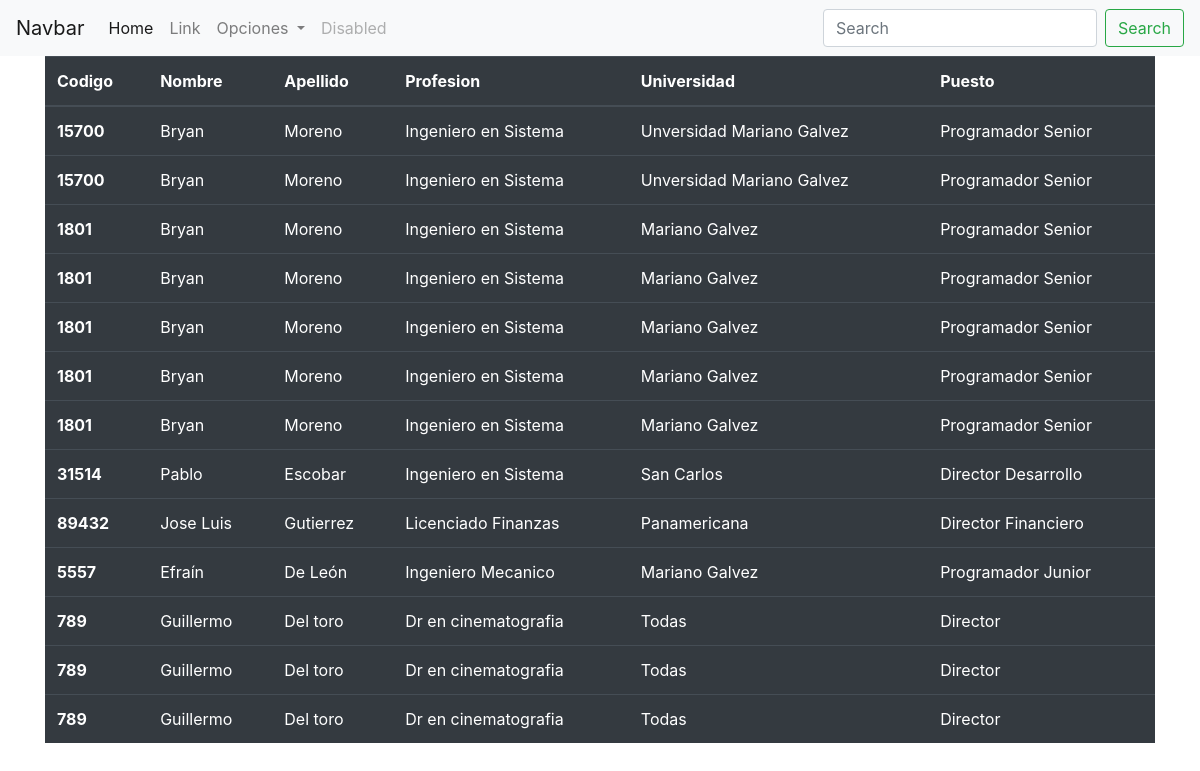
Page /MostrarCandidato/ on the committed database.
### models/Candidato/models.py (models this page shows)
class Candidato(models.Model):
    nombre = models.CharField(max_length=25)
    apellido = models.CharField(max_length=25)
    profesion = models.CharField(max_length=20)
    universidad = models.CharField(max_length=25)
    puesto = models.CharField(max_length=20)
    codigo = models.IntegerField()

### models/Candidato/views.py (the view)
# urls.py: path('MostrarCandidato/', FormularioCandidatoView.lista, name="MostrarCandidato"),
    def lista(request):
        candidato = Candidato.objects.all()
        return render(request, "MostrarCandidato.html", {'candidatos': candidato})

### templates/MostrarCandidato.html
{% extends 'index.html' %}
{% block content %}
    <table class="table table-dark">
  <thead>
    <tr>
      <th scope="col">Codigo</th>
      <th scope="col">Nombre</th>
      <th scope="col">Apellido</th>
      <th scope="col">Profesion</th>
      <th scope="col">Universidad</th>
      <th scope="col">Puesto</th>
    </tr>
  </thead>
  <tbody>
  {% for candidato in candidatos %}
      <tr>
      <th scope="row">{{ candidato.codigo }}</th>
      <td>{{ candidato.nombre }}</td>
      <td>{{ candidato.apellido }}</td>
      <td>{{ candidato.profesion }}</td>
      <td>{{ candidato.universidad }}</td>
      <td>{{ candidato.puesto }}</td>
    </tr>
  {% endfor %}
  </tbody>
</table>
{% endblock %}

### rows in the picture
Candidato: codigo "15700", nombre "Bryan", apellido "Moreno", profesion "Ingeniero en Sistema", universidad "Unversidad Mariano Galvez", puesto "Programador Senior"
Candidato: codigo "15700", nombre "Bryan", apellido "Moreno", profesion "Ingeniero en Sistema", universidad "Unversidad Mariano Galvez", puesto "Programador Senior"
Candidato: codigo "1801", nombre "Bryan", apellido "Moreno", profesion "Ingeniero en Sistema", universidad "Mariano Galvez", puesto "Programador Senior"
Candidato: codigo "1801", nombre "Bryan", apellido "Moreno", profesion "Ingeniero en Sistema", universidad "Mariano Galvez", puesto "Programador Senior"
Candidato: codigo "1801", nombre "Bryan", apellido "Moreno", profesion "Ingeniero en Sistema", universidad "Mariano Galvez", puesto "Programador Senior"
Candidato: codigo "1801", nombre "Bryan", apellido "Moreno", profesion "Ingeniero en Sistema", universidad "Mariano Galvez", puesto "Programador Senior"
Candidato: codigo "1801", nombre "Bryan", apellido "Moreno", profesion "Ingeniero en Sistema", universidad "Mariano Galvez", puesto "Programador Senior"
Candidato: codigo "31514", nombre "Pablo", apellido "Escobar", profesion "Ingeniero en Sistema", universidad "San Carlos", puesto "Director Desarrollo"
Candidato: codigo "89432", nombre "Jose Luis", apellido "Gutierrez", profesion "Licenciado Finanzas", universidad "Panamericana", puesto "Director Financiero"
Candidato: codigo "5557", nombre "Efraín", apellido "De León", profesion "Ingeniero Mecanico", universidad "Mariano Galvez", puesto "Programador Junior"
Candidato: codigo "789", nombre "Guillermo", apellido "Del toro", profesion "Dr en cinematografia", universidad "Todas", puesto "Director"
Candidato: codigo "789", nombre "Guillermo", apellido "Del toro", profesion "Dr en cinematografia", universidad "Todas", puesto "Director"
Candidato: codigo "789", nombre "Guillermo", apellido "Del toro", profesion "Dr en cinematografia", universidad "Todas", puesto "Director"
